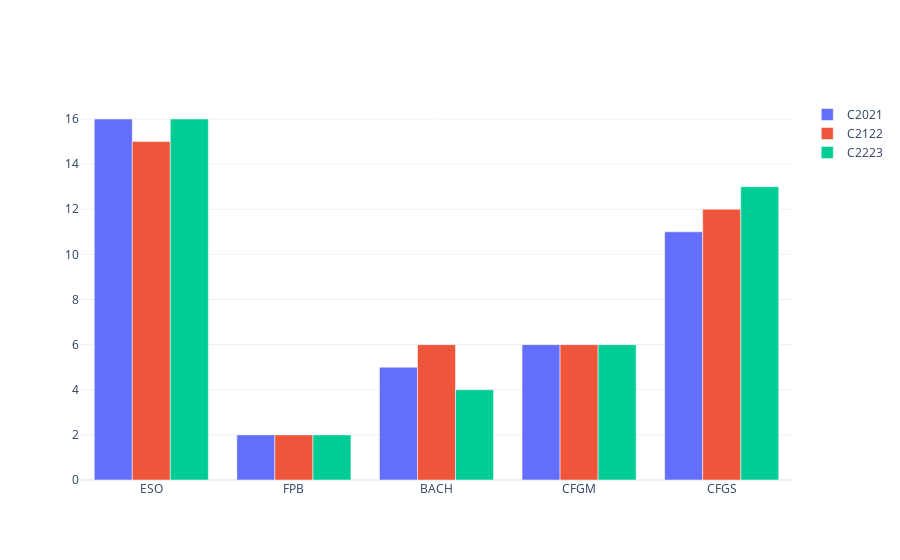

Write notebook code for a chart like this one.
### Markdown cell above
## Evolución del número de grupos por etapas

### Code cell
series = {}
for year in years:
    series[year] = []
    for stage in stages:
        series[year].append(df.query(f'etapa == "{stage}" & curso == "{year}" & evaluación == "{labels[-1][1]}"')['etapa'].count())

myplotly.cbar(stages, series, is_percentage=False)

### Figure 1 — Plotly figure (JSON) as saved in the notebook; plotly's stock layout.template omitted (floating-point values rounded to 4 significant figures)
{"data": [{"name": "C2021", "type": "bar", "x": ["ESO", "FPB", "BACH", "CFGM", "CFGS"], "y": [16, 2, 5, 6, 11]}, {"name": "C2122", "type": "bar", "x": ["ESO", "FPB", "BACH", "CFGM", "CFGS"], "y": [15, 2, 6, 6, 12]}, {"name": "C2223", "type": "bar", "x": ["ESO", "FPB", "BACH", "CFGM", "CFGS"], "y": [16, 2, 4, 6, 13]}], "layout": {"autosize": true, "barmode": "group", "xaxis": {"autorange": true, "range": [-0.5, 4.5], "type": "category"}, "yaxis": {"autorange": true, "range": [0, 16.84], "type": "linear"}}}
